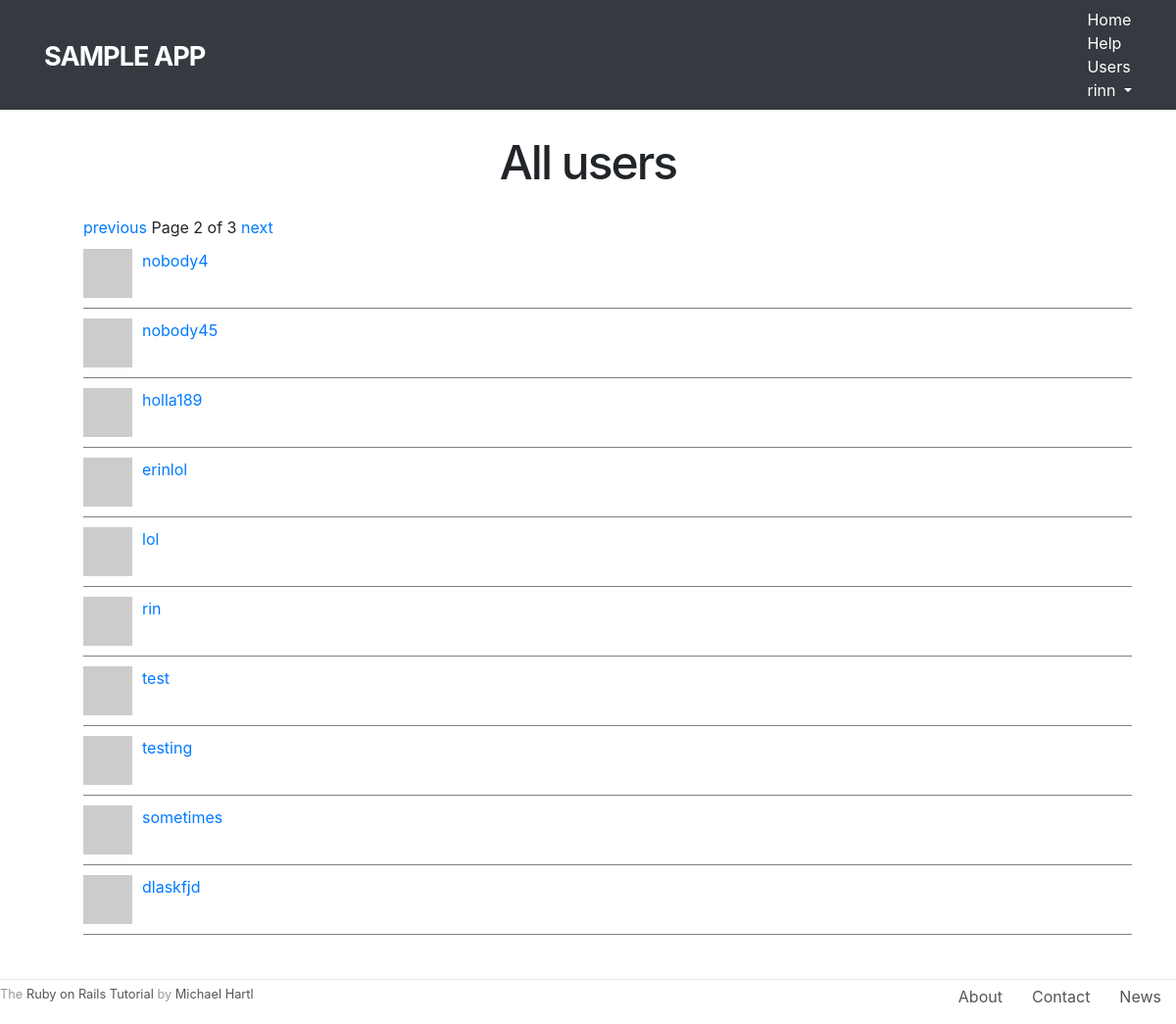
Page /users?page=2 (signed in) on the committed database.
### static_pages/models.py (models this page shows, shortened)
class User(AbstractUser):
    is_active = models.BooleanField(default=False)
    activation_id = models.SlugField(null=True, blank=True, default=None)
    following = models.ManyToManyField(
                    'self',
                    symmetrical=False,
                    related_name='followers',
                    blank=True,
                    default=None
                )
    REQUIRED_FIELDS = ['email']
    def get_absolute_url(self):
        return reverse('static_pages:profile', args=(self.pk,))
    def gravatar(self, size=80):
        digest = hashlib.md5(self.email.encode()).hexdigest()
        url = f'http://www.gravatar.com/avatar/{digest}'
        img_tag = f'<img src="{url}" height="{size}" width="{size}" class="gravatar">'
        wrapped_img_tag = f'<a href="{self.get_absolute_url()}">{img_tag}</a>'
        return mark_safe(wrapped_img_tag)
    def index_gravatar(self):
        return self.gravatar(50)

### static_pages/views.py (the view)
# urls.py: path('users', views.IndexView.as_view(), name='index'),
class IndexView(LoginRequiredMixin, ListView):
    template_name = 'static_pages/index.html'
    model = User
    paginate_by = 10
    def get_context_data(self, **kwargs):
        context = super().get_context_data(**kwargs)
        context['page_title'] = 'Users'
        return context
    def get_queryset(self):
        return active_users()

### static_pages/views.py (called while the page is built)
def active_users():
    return User.objects.filter(is_active=True)

### static_pages/templates/static_pages/index.html
{% extends 'base.html' %}
{% block content %}
<h1>All users</h1>
{% include 'partials/user_list.html' with page_obj=page_obj user_list=user_list %}
{% endblock %}

### static_pages/templates/base.html (shortened to what this page needs)
<head>
	<link rel="stylesheet" href="https://stackpath.bootstrapcdn.com/bootstrap/4.1.1/css/bootstrap.min.css">
	{% load static %}
	<link rel="stylesheet" type="text/css" href="{% static 'static_pages/compiled.css' %}">
</head>
<body>
    <header class="navbar navbar-fixed-top navbar-dark bg-dark">
      	<div class="container">
        	<a href="{% url 'static_pages:home' %}" id="logo" class="navbar-brand">Sample app</a>
        	<nav>
          		<ul class="nav navbar-nav navbar-right">
            		<li><a href="{% url 'static_pages:home' %}">Home</a></li>
            		<li><a href="{% url 'static_pages:help' %}">Help</a></li>
            		{% if user.is_authenticated %}
            		<li><a href="{% url 'static_pages:index' %}">Users</a></li>
            		<li class="dropdown">
            			<a href="#" class="dropdown-toggle" data-toggle="dropdown">
            				{{ user.username }}<b class="caret"></b>
            			</a>
            		</li>
            		{% else %}
            		<li><a href="{% url 'static_pages:login' %}">Log in</a></li>
            		{% endif %}
          		</ul>
        	</nav>
      	</div>
    </header>
    <div class="container content">
        {% block content %}{% endblock %}
    </div>
    <footer class="footer">
		<small>
	    	The <a href="http://www.railstutorial.org/">Ruby on Rails Tutorial</a>
	   		by <a href="http://www.michaelhartl.com/">Michael Hartl</a>
	  	</small>
	  	<nav>
	    	<ul>
	      		<li><a href="{% url 'static_pages:about' %}">About</a></li>
	      		<li><a href="{% url 'static_pages:contact' %}">Contact</a></li>
	      		<li><a href="http://news.railstutorial.org/">News</a></li>
	    	</ul>
	  	</nav>
	</footer>
</body>

### static_pages/templates/partials/user_list.html (shortened to what this page needs)
<ul class="users">
    <div class="pagination">
        <span class="step-links">
            {% if page_obj.has_previous %}
                <a href="?page={{ page_obj.previous_page_number }}">previous</a>
            {% endif %}
            <span class="current">
                Page {{ page_obj.number }} of {{ page_obj.paginator.num_pages }}
            </span>
            {% if page_obj.has_next %}
                <a href="?page={{ page_obj.next_page_number }}">next</a>
            {% endif %}
        </span>
    </div>
    {% for u in user_list %}
    <li>
        {{ u.index_gravatar }}
        <a href="{% url 'static_pages:profile' u.pk %}">{{ u.username }}</a>
    </li>
    {% endfor %}
</ul>

### static_pages/static/static_pages/compiled.css (style rules this page uses)
#logo { float: left; margin-right: 10px; font-size: 1.7em; color: #fff; text-transform: uppercase; letter-spacing: -1px; padding-top: 9px; font-weight: bold; }
header a { color: #fff; }
footer { margin-top: 45px; padding-top: 5px; border-top: 1px solid #eaeaea; color: #999999; }
footer a { color: #555; }
footer small { float: left; }
footer ul { float: right; list-style: none; }
footer ul li { float: left; margin: 0 15px; }
h1, h2, h3, h4, h5, h6 { line-height: 1; }
h1 { font-size: 3em; letter-spacing: -2px; margin-bottom: 30px; text-align: center; }
.content { margin-top: 30px; }
.gravatar { float: left; margin-right: 10px; }
.users { list-style: none; margin: 0; }
.users li { overflow: auto; padding: 10px 0; border-bottom: 1px solid gray; }

### rows in the picture
User: username "rinn"
User: username "nobody4"
User: username "nobody45"
User: username "holla189"
User: username "erinlol"
User: username "lol"
User: username "rin"
User: username "test"
User: username "testing"
User: username "sometimes"
User: username "dlaskfjd"

### other values in the picture
{{ page_obj.number }} "2"
{{ page_obj.paginator.num_pages }} "3"
